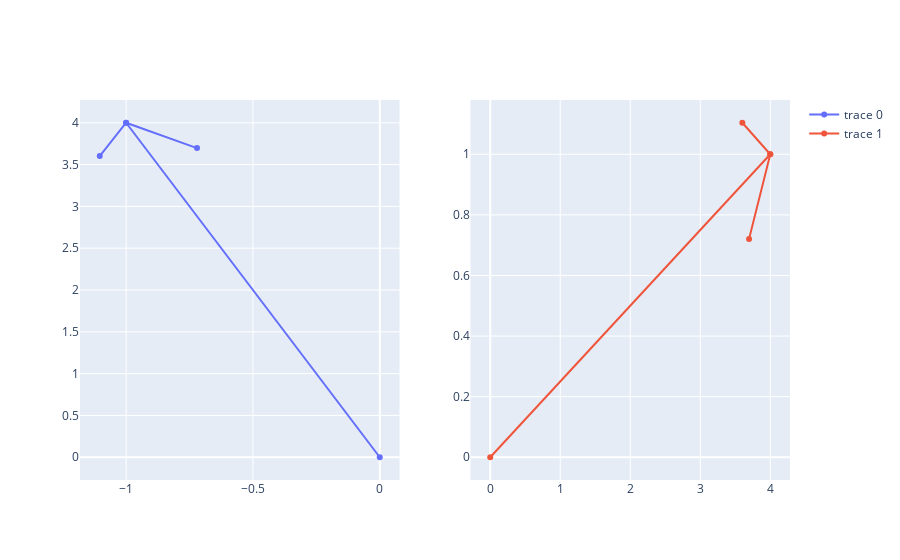

Write notebook code for a chart like this one.
### Markdown cell above
## Linear Transformations as Rotations
- in $\mathbb{R_2}$, we rotate around the origin
- in $\mathbb{R_3}$, we rotate around the x, y and z axes

### Formulae

#### Rotation in $\mathbb{R_2}$
- Rotating matrix counterclockwise around the origin\
$Rot_\theta = \begin{bmatrix} cos(\theta) & -sin(\theta) \\ sin(\theta) & cos(\theta) \end{bmatrix}$
$\begin{bmatrix} x_1 \\ x_2 \end{bmatrix}$

#### Rotation in $\mathbb{R_3}$

$Rot_{\theta around x} = \begin{bmatrix} 1 & 0 & 0\\ 0 & cos(\theta) & -sin(\theta) \\ 0 & sin(\theta) & cos(\theta) \end{bmatrix}$
$\begin{bmatrix} x_1 \\ x_2 \\ x_3 \end{bmatrix}$

$Rot_{\theta around y} = \begin{bmatrix} cos(\theta) & 0 & sin(\theta) \\ 0 & 1 & 0  \\ -sin(\theta) & 0 & cos(\theta) \end{bmatrix}$
$\begin{bmatrix} x_1 \\ x_2 \\ x_3 \end{bmatrix}$

$Rot_{\theta around z} = \begin{bmatrix} cos(\theta) & -sin(\theta) & 0  \\ sin(\theta) & cos(\theta) & 0\\0 & 0 & 1 \end{bmatrix}$
$\begin{bmatrix} x_1 \\ x_2 \\ x_3 \end{bmatrix}$

### Code cell
#[Quiz 41] Linear transformations as rotations in R2
import plotly.figure_factory as ff
import numpy as np
import math

theta = math.radians(270)

#Transofrmation matrix to rotate by theta around origin
T = Matrix([[math.cos(theta), -1*math.sin(theta)],[math.sin(theta), math.cos(theta)]])
display("T", T)

#Preimage
A = Matrix([[-1],[4]])
display("A",A)

#Image
B = Matrix(np.dot(T,A))
display("B", B)

#Plot 
data = A.col_insert(1,B).tolist()
"""convert to all elements uniform data type (float)"""
d = [[float(x.round(3)) for x in l] for l in data]

preimage = ff.create_quiver([0],[0], [d[0][0]],[d[0][1]],scale=1,arrow_scale=0.1,angle=0.5)
# preimage.show()
image = ff.create_quiver([0],[0], [d[1][0]],[d[1][1]],scale=1,arrow_scale=0.1,angle=0.5)
# image.show()
subplot_side_by_side(preimage,image)

### Figure 1 — Plotly figure (JSON) as saved in the notebook; plotly's stock layout.template omitted (floating-point values rounded to 4 significant figures)
{"data": [{"type": "scatter", "x": [0, -1, null, -0.7205, -1, -1.104, null], "xaxis": "x", "y": [0, 4, null, 3.697, 4, 3.601, null], "yaxis": "y"}, {"type": "scatter", "x": [0, 4, null, 3.697, 4, 3.601, null], "xaxis": "x2", "y": [0, 1, null, 0.7205, 1, 1.104, null], "yaxis": "y2"}], "layout": {"xaxis": {"anchor": "y", "domain": [0, 0.45]}, "xaxis2": {"anchor": "y2", "domain": [0.55, 1]}, "yaxis": {"anchor": "x", "domain": [0, 1]}, "yaxis2": {"anchor": "x2", "domain": [0, 1]}}}
